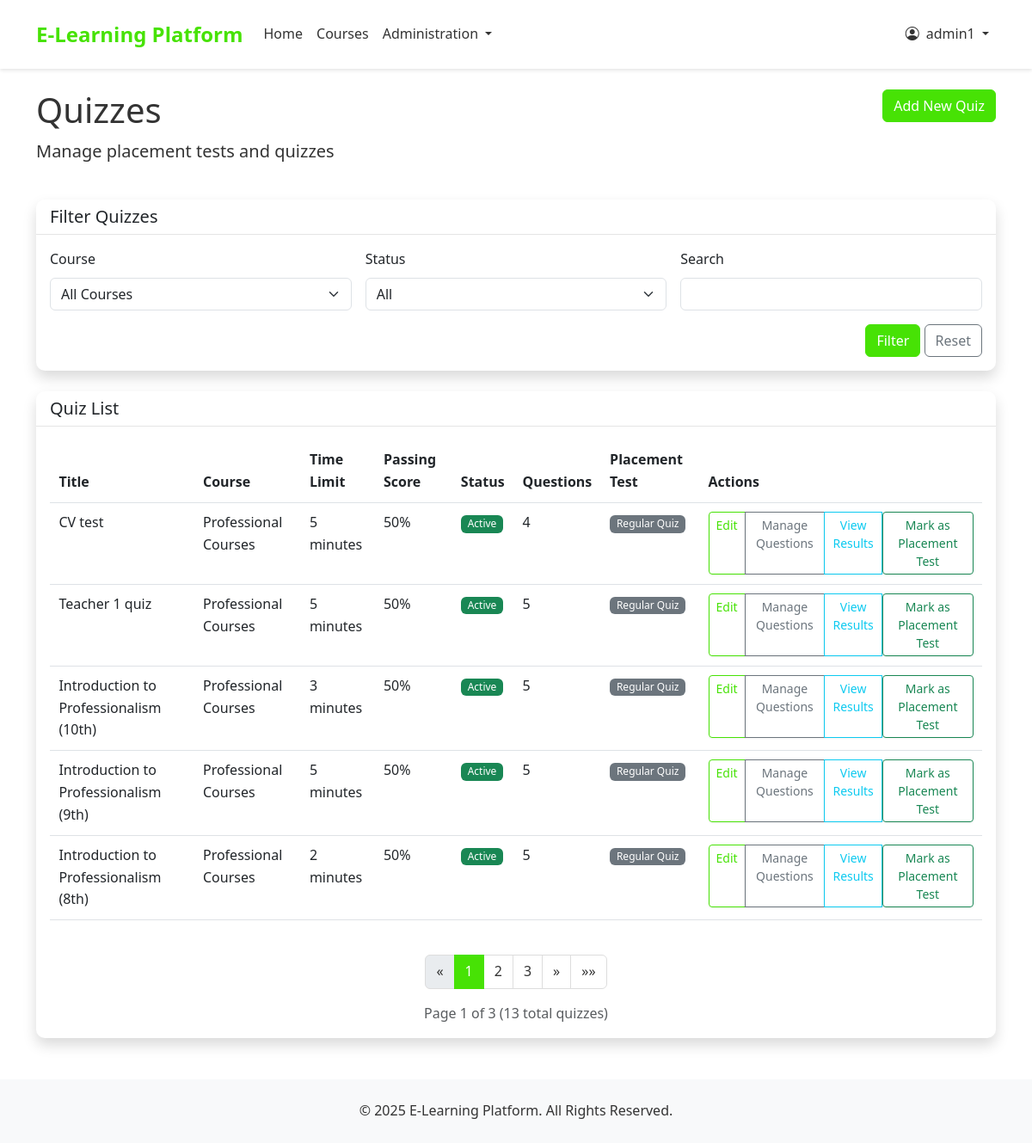
Page /quizzes/ (signed in) on the earlier database version.
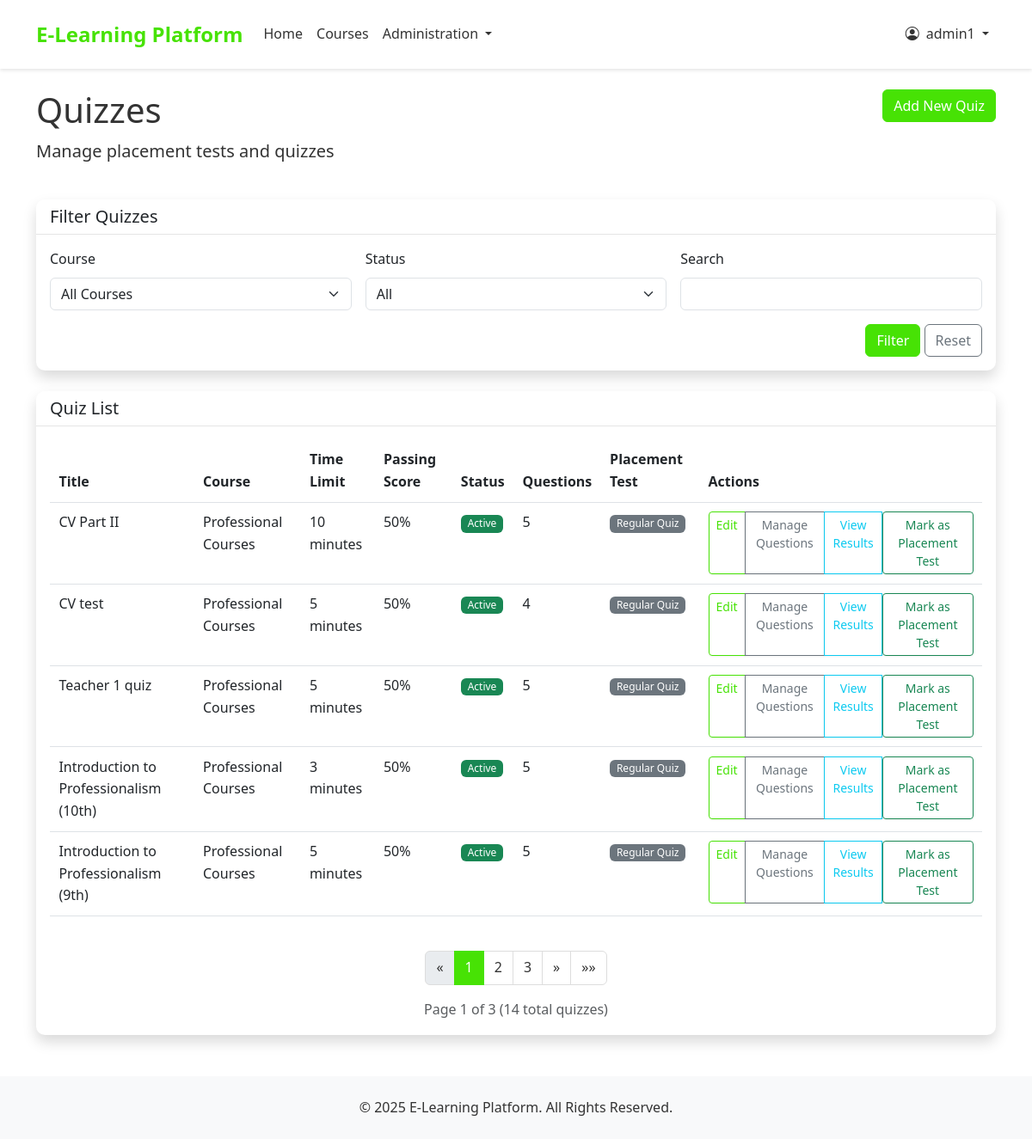
Same page on the later database version.
### accounts/models.py (models this page shows, shortened)
class User(AbstractUser):
    USER_TYPE_CHOICES = (
        ('student', 'Student'),
        ('teacher', 'Teacher'),
        ('admin', 'Admin'),
    )
    user_type = models.CharField(max_length=10, choices=USER_TYPE_CHOICES, default='student')
    phone_number = models.CharField(max_length=15, blank=True, null=True)
    is_active = models.BooleanField(default=True)
    created_at = models.DateTimeField(auto_now_add=True)
    updated_at = models.DateTimeField(auto_now=True)
    is_organization = models.BooleanField(default=False)
    company_name = models.CharField(max_length=255, blank=True, null=True)
    contact_person = models.CharField(max_length=255, blank=True, null=True)
    number_of_trainees = models.PositiveIntegerField(default=0)
    start_date = models.DateField(blank=True, null=True)
    end_date = models.DateField(blank=True, null=True)
    student_id = models.CharField(max_length=5, blank=True, null=True, unique=True)

### quizzes/models.py (models this page shows, shortened)
class Quiz(models.Model):
    course = models.ForeignKey(Course, on_delete=models.CASCADE, related_name='quizzes')
    title = models.CharField(max_length=255)
    description = models.TextField(blank=True, null=True)
    is_placement_test = models.BooleanField(default=False)
    time_limit = models.PositiveIntegerField(default=30, help_text="Time limit in minutes")
    passing_score = models.PositiveIntegerField(default=60, help_text="Passing score in percentage")
    is_active = models.BooleanField(default=True)
    created_at = models.DateTimeField(auto_now_add=True)

### courses/models.py (models this page shows, shortened)
class Course(models.Model):
    title = models.CharField(max_length=200)
    slug = models.SlugField(max_length=200, unique=True, blank=True)
    description = models.TextField()
    overview = models.TextField(blank=True, null=True)
    placement_test_price = models.DecimalField(max_digits=6, decimal_places=2)
    is_active = models.BooleanField(default=True)
    created_at = models.DateTimeField(auto_now_add=True)
    updated_at = models.DateTimeField(auto_now=True)

### quizzes/views.py (the view)
# urls.py: path('', views.quiz_list, name='quiz_list'),
@login_required
@user_passes_test(is_teacher_or_admin)
def quiz_list(request):
    from django.core.paginator import Paginator, EmptyPage, PageNotAnInteger
    quizzes = Quiz.objects.all().select_related('course')
    courses = Course.objects.all()
    course_id = request.GET.get('course')
    active = request.GET.get('active')
    search = request.GET.get('search')
    if course_id:
        quizzes = quizzes.filter(course_id=course_id)
    if active == 'true':
        quizzes = quizzes.filter(is_active=True)
    elif active == 'false':
        quizzes = quizzes.filter(is_active=False)
    if search:
        quizzes = quizzes.filter(title__icontains=search)
    quizzes = quizzes.order_by('-created_at')
    paginator = Paginator(quizzes, 5)
    page = request.GET.get('page', 1)
    try:
        quizzes_page = paginator.page(page)
    except PageNotAnInteger:
        quizzes_page = paginator.page(1)
    except EmptyPage:
        quizzes_page = paginator.page(paginator.num_pages)
    return render(request, 'quizzes/quiz_list.html', {
        'quizzes': quizzes_page,
        'courses': courses
    })

### templates/quizzes/quiz_list.html (shortened to what this page needs)
{% extends 'base.html' %}
{% block content %}
<div class="row mb-4">
    <div class="col-md-8">
        <h1>Quizzes</h1>
        <p class="lead">Manage placement tests and quizzes</p>
    </div>
    <div class="col-md-4 text-end">
        <a href="{% url 'quiz_create' %}" class="btn btn-primary">Add New Quiz</a>
    </div>
</div>
<div class="row mb-4">
    <div class="col-12">
        <div class="card shadow">
            <div class="card-header bg-white">
                <h5 class="mb-0">Filter Quizzes</h5>
            </div>
            <div class="card-body">
                <form method="get" class="row g-3">
                    <div class="col-md-4">
                        <label for="course" class="form-label">Course</label>
                        <select class="form-select" id="course" name="course">
                            <option value="">All Courses</option>
                        </select>
                    </div>
                    <div class="col-md-4">
                        <label for="active" class="form-label">Status</label>
                        <select class="form-select" id="active" name="active">
                            <option value="">All</option>
                        </select>
                    </div>
                    <div class="col-md-4">
                        <label for="search" class="form-label">Search</label>
                        <input type="text" class="form-control" id="search" name="search" value="{{ request.GET.search|default:'' }}">
                    </div>
                    <div class="col-12 text-end">
                        <button type="submit" class="btn btn-primary">Filter</button>
                        <a href="{% url 'quiz_list' %}" class="btn btn-outline-secondary">Reset</a>
                    </div>
                </form>
            </div>
        </div>
    </div>
</div>
<div class="row">
    <div class="col-12">
        <div class="card shadow">
            <div class="card-header bg-white">
                <h5 class="mb-0">Quiz List</h5>
            </div>
            <div class="card-body">
                {% if quizzes %}
                    <div class="table-responsive">
                        <table class="table">
                            <thead>
                                <tr>
                                    <th>Title</th>
                                    <th>Course</th>
                                    <th>Time Limit</th>
                                    <th>Passing Score</th>
                                    <th>Status</th>
                                    <th>Questions</th>
                                    <th>Placement Test</th>
                                    <th>Actions</th>
                                </tr>
                            </thead>
                            <tbody>
                                {% for quiz in quizzes %}
                                    <tr>
                                        <td>{{ quiz.title }}</td>
                                        <td>{{ quiz.course.title }}</td>
                                        <td>{{ quiz.time_limit }} minutes</td>
                                        <td>{{ quiz.passing_score }}%</td>
                                        <td>
                                            {% if quiz.is_active %}
                                                <span class="badge bg-success">Active</span>
                                            {% else %}
                                                <span class="badge bg-danger">Inactive</span>
                                            {% endif %}
                                        </td>
                                        <td>{{ quiz.quiz_questions.count }}</td>
                                        <td>
                                            {% if quiz.is_placement_test %}
                                                <span class="badge bg-primary">Placement Test</span>
                                            {% else %}
                                                <span class="badge bg-secondary">Regular Quiz</span>
                                            {% endif %}
                                        </td>
                                        <td>
                                            <div class="btn-group">
                                                <a href="{% url 'quiz_update' quiz.id %}" class="btn btn-sm btn-outline-primary">Edit</a>
                                                <a href="{% url 'quiz_questions' quiz.id %}" class="btn btn-sm btn-outline-secondary">Manage Questions</a>
                                                <a href="{% url 'quiz_results_admin' quiz.id %}" class="btn btn-sm btn-outline-info">View Results</a>
                                                {% if request.user.is_staff or request.user.is_superuser %}
                                                    <form method="post" action="{% url 'toggle_placement_test' quiz.id %}" class="d-inline">
                                                        {% if quiz.is_placement_test %}
                                                            <button type="submit" class="btn btn-sm btn-outline-danger" onclick="return confirm('Are you sure you want to unmark this quiz as placement test?')">Unmark as Placement Test</button>
                                                        {% else %}
                                                            <button type="submit" class="btn btn-sm btn-outline-success" onclick="return confirm('Are you sure you want to mark this quiz as placement test? This will unmark any existing placement test for this course.')">Mark as Placement Test</button>
                                                        {% endif %}
                                                    </form>
                                                {% endif %}
                                            </div>
                                        </td>
                                    </tr>
                                {% endfor %}
                            </tbody>
                        </table>
                    </div>
                    {% if quizzes.has_other_pages %}
                    <nav aria-label="Quiz list pagination" class="mt-4">
                        <ul class="pagination justify-content-center">
                            {% if quizzes.has_previous %}
                            <li class="page-item">
                                <a class="page-link" href="?page=1{% if request.GET.course %}&course={{ request.GET.course }}{% endif %}{% if request.GET.active %}&active={{ request.GET.active }}{% endif %}{% if request.GET.search %}&search={{ request.GET.search }}{% endif %}" aria-label="First">
                                    <span aria-hidden="true">&laquo;&laquo;</span>
                                </a>
                            </li>
                            <li class="page-item">
                                <a class="page-link" href="?page={{ quizzes.previous_page_number }}{% if request.GET.course %}&course={{ request.GET.course }}{% endif %}{% if request.GET.active %}&active={{ request.GET.active }}{% endif %}{% if request.GET.search %}&search={{ request.GET.search }}{% endif %}" aria-label="Previous">
                                    <span aria-hidden="true">&laquo;</span>
                                </a>
                            </li>
                            {% else %}
                            <li class="page-item disabled">
                                <span class="page-link" aria-hidden="true">&laquo;</span>
                            </li>
                            {% endif %}
                            {% for i in quizzes.paginator.page_range %}
                                {% if quizzes.number == i %}
                                <li class="page-item active">
                                    <span class="page-link">{{ i }}</span>
                                </li>
                                {% elif i > quizzes.number|add:'-3' and i < quizzes.number|add:'3' %}
                                <li class="page-item">
                                    <a class="page-link" href="?page={{ i }}">{{ i }}</a>
                                </li>
                                {% endif %}
                            {% endfor %}
                            {% if quizzes.has_next %}
                            <li class="page-item">
                                <a class="page-link" href="?page={{ quizzes.next_page_number }}" aria-label="Next">
                                    <span aria-hidden="true">&raquo;</span>
                                </a>
                            </li>
                            <li class="page-item">
                                <a class="page-link" href="?page={{ quizzes.paginator.num_pages }}" aria-label="Last">
                                    <span aria-hidden="true">&raquo;&raquo;</span>
                                </a>
                            </li>
                            {% else %}
                            <li class="page-item disabled">
                                <span class="page-link" aria-hidden="true">&raquo;</span>
                            </li>
                            {% endif %}
                        </ul>
                        <div class="text-center mt-2 text-muted">
                            Page {{ quizzes.number }} of {{ quizzes.paginator.num_pages }} ({{ quizzes.paginator.count }} total quizzes)
                        </div>
                    </nav>
                    {% endif %}
                {% else %}
                    <div class="alert alert-info">
                        <p class="mb-0">No quizzes found. {% if request.GET %}Try different filter options or {% endif %}<a href="{% url 'quiz_create' %}" class="alert-link">create a new quiz</a>.</p>
                    </div>
                {% endif %}
            </div>
        </div>
    </div>
</div>
{% endblock %}

### templates/base.html (shortened to what this page needs)
{% load static %}
<!DOCTYPE html>
<html lang="en">
<head>
    <link href="https://cdn.jsdelivr.net/npm/bootstrap@5.3.0-alpha1/dist/css/bootstrap.min.css" rel="stylesheet">
    <link rel="stylesheet" href="https://cdn.jsdelivr.net/npm/bootstrap-icons@1.10.0/font/bootstrap-icons.css">
    <link rel="stylesheet" href="{% static 'css/style.css' %}">
</head>
<body>
    <nav class="navbar navbar-expand-lg navbar-light sticky-top">
        <div class="container">
            <a class="navbar-brand" href="{% url 'home' %}">E-Learning Platform</a>
            <div class="collapse navbar-collapse" id="navbarNav">
                <ul class="navbar-nav me-auto">
                    <li class="nav-item">
                        <a class="nav-link {% if request.path == '/' %}active{% endif %}" href="{% url 'home' %}">Home</a>
                    </li>
                    <li class="nav-item">
                        <a class="nav-link {% if '/courses/' in request.path %}active{% endif %}" href="{% url 'course_list' %}">Courses</a>
                    </li>
                    {% if user.is_authenticated %}
                        {% if user.is_staff or user.is_superuser %}
                            <li class="nav-item dropdown">
                                <a class="nav-link dropdown-toggle" href="#" role="button" data-bs-toggle="dropdown">
                                    Administration
                                </a>
                            </li>
                        {% elif user.is_teacher %}
                            <li class="nav-item">
                                <a class="nav-link {% if '/events/' in request.path %}active{% endif %}" href="{% url 'view_events' %}">Events</a>
                            </li>
                        {% endif %}
                    {% endif %}
                </ul>
                <ul class="navbar-nav ms-auto">
                    {% if user.is_authenticated %}
                        <li class="nav-item dropdown">
                            <a class="nav-link dropdown-toggle" href="#" role="button" data-bs-toggle="dropdown">
                                <i class="bi bi-person-circle me-1"></i> {{ user.get_full_name|default:user.username }}
                            </a>
                        </li>
                    {% endif %}
                </ul>
            </div>
        </div>
    </nav>
    <main class="container mt-4">
        {% block content %}{% endblock %}
    </main>
    <footer class="footer">
        <div class="container text-center">
            <p class="mb-0">&copy; {% now "Y" %} E-Learning Platform. All Rights Reserved.</p>
        </div>
    </footer>
</body>
</html>

Differences in the rows shown:
no longer on this page (row unchanged): Quiz: title "Introduction to Professionalism (8th)", course "Professional Courses", time_limit "2", passing_score "50", is_active "Active", quiz_questions.count "5", is_placement_test "Regular Quiz"
added Quiz: title "CV Part II", course "Professional Courses", time_limit "10", passing_score "50", is_active "Active", quiz_questions.count "5", is_placement_test "Regular Quiz"
Other differences:
{{ quizzes.paginator.count }}: "13" → "14"
